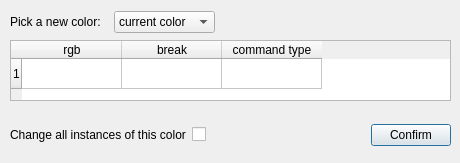
<?xml version="1.0" encoding="UTF-8"?>
<ui version="4.0">
 <class>colorChange</class>
 <widget class="QDialog" name="colorChange">
  <property name="geometry">
   <rect>
    <x>0</x>
    <y>0</y>
    <width>460</width>
    <height>163</height>
   </rect>
  </property>
  <property name="windowTitle">
   <string>Dialog</string>
  </property>
  <widget class="QTableWidget" name="tableWidget">
   <property name="geometry">
    <rect>
     <x>10</x>
     <y>40</y>
     <width>441</width>
     <height>61</height>
    </rect>
   </property>
   <row>
    <property name="text">
     <string>1</string>
    </property>
   </row>
   <column>
    <property name="text">
     <string>rgb</string>
    </property>
   </column>
   <column>
    <property name="text">
     <string>break</string>
    </property>
   </column>
   <column>
    <property name="text">
     <string>command type</string>
    </property>
   </column>
  </widget>
  <widget class="QWidget" name="layoutWidget">
   <property name="geometry">
    <rect>
     <x>10</x>
     <y>120</y>
     <width>441</width>
     <height>30</height>
    </rect>
   </property>
   <layout class="QHBoxLayout" name="horizontalLayout">
    <item>
     <widget class="QLabel" name="ChangeAllLabel">
      <property name="text">
       <string>Change all instances of this color</string>
      </property>
     </widget>
    </item>
    <item>
     <widget class="QCheckBox" name="ChangeAll">
      <property name="text">
       <string/>
      </property>
     </widget>
    </item>
    <item>
     <spacer name="horizontalSpacer">
      <property name="orientation">
       <enum>Qt::Horizontal</enum>
      </property>
      <property name="sizeHint" stdset="0">
       <size>
        <width>40</width>
        <height>20</height>
       </size>
      </property>
     </spacer>
    </item>
    <item>
     <widget class="QPushButton" name="ConfirmButton">
      <property name="text">
       <string>Confirm</string>
      </property>
     </widget>
    </item>
   </layout>
  </widget>
  <widget class="QWidget" name="layoutWidget">
   <property name="geometry">
    <rect>
     <x>10</x>
     <y>10</y>
     <width>441</width>
     <height>24</height>
    </rect>
   </property>
   <layout class="QHBoxLayout" name="horizontalLayout_2">
    <item>
     <widget class="QLabel" name="ChangeAllLabel_2">
      <property name="text">
       <string>Pick a new color:  </string>
      </property>
     </widget>
    </item>
    <item>
     <widget class="QComboBox" name="comboBox">
      <item>
       <property name="text">
        <string>current color</string>
       </property>
      </item>
      <item>
       <property name="text">
        <string>black</string>
       </property>
      </item>
      <item>
       <property name="text">
        <string>dark grey</string>
       </property>
      </item>
      <item>
       <property name="text">
        <string>medium grey</string>
       </property>
      </item>
      <item>
       <property name="text">
        <string>light grey</string>
       </property>
      </item>
      <item>
       <property name="text">
        <string>white</string>
       </property>
      </item>
      <item>
       <property name="text">
        <string>yelow</string>
       </property>
      </item>
      <item>
       <property name="text">
        <string>orange</string>
       </property>
      </item>
      <item>
       <property name="text">
        <string>red</string>
       </property>
      </item>
      <item>
       <property name="text">
        <string>purple</string>
       </property>
      </item>
      <item>
       <property name="text">
        <string>blue</string>
       </property>
      </item>
      <item>
       <property name="text">
        <string>green</string>
       </property>
      </item>
     </widget>
    </item>
    <item>
     <spacer name="horizontalSpacer_2">
      <property name="orientation">
       <enum>Qt::Horizontal</enum>
      </property>
      <property name="sizeHint" stdset="0">
       <size>
        <width>40</width>
        <height>20</height>
       </size>
      </property>
     </spacer>
    </item>
   </layout>
  </widget>
 </widget>
 <resources/>
 <connections/>
</ui>
